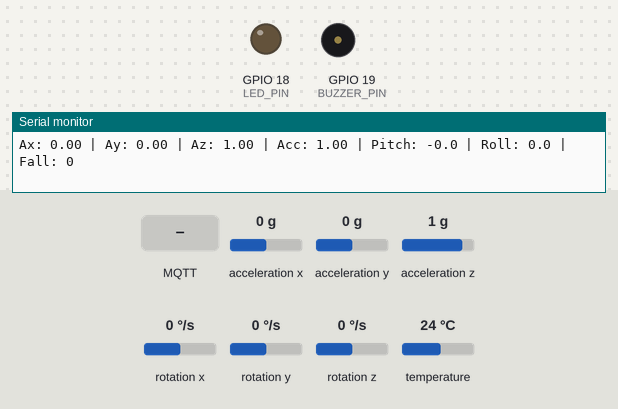
This sketch was run on a simulated ESP32. Parts: output pins drawn as LEDs (lit = HIGH), buzzer (waves = sounding, pin HIGH), the last lines printed to the serial monitor. The test bench sets the inputs (shaded band); at power-on: acceleration z 1 g, acceleration x 0 g, acceleration y 0 g, rotation x 0 °/s, rotation y 0 °/s, rotation z 0 °/s, temperature 24 °C. WiFi joins after 1.5 s; servers stay silent unless stated; no MQTT or app messages arrive unless stated.

Above: at 1.2 s.
1.3 s: acceleration z set to -1.4 g
At 1.45 s:
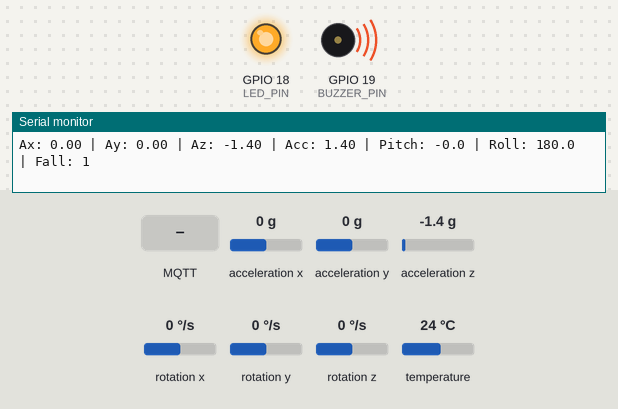
3.0 s: MQTT message "0" arrives on the first subscribed topic
4.5 s: MQTT message "on" arrives on the first subscribed topic
6.0 s: MQTT message "off" arrives on the first subscribed topic
Timing chart, 0 to 8.5 s (numbered marks = the images above; inputs shaded):
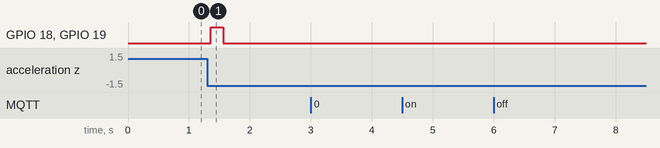

The sketch:

code.ino
```cpp
#include <Wire.h>
#include <WiFi.h>
#include <PubSubClient.h>
#include <Adafruit_MPU6050.h>
#include <Adafruit_Sensor.h>
#include <math.h>

// ================== KHAI BAO CHAN ==================
#define SDA_PIN 21
#define SCL_PIN 22
#define LED_PIN 18
#define BUZZER_PIN 19

// ================== WIFI ==================
const char* ssid = "Wokwi-GUEST";
const char* password = "";

// ================== MQTT ==================
const char* mqtt_server = "broker.emqx.io";
const int mqtt_port = 1883;

const char* TOPIC_DATA =
  "fall-detect/demo01/data";

const char* TOPIC_ALERT =
  "fall-detect/demo01/alert";

const char* TOPIC_CONTROL =
  "fall-detect/demo01/control";

WiFiClient espClient;
PubSubClient client(espClient);

// ================== CAM BIEN ==================
Adafruit_MPU6050 mpu;

// ================== CAU TRUC DU LIEU ==================
struct SensorData {
  float ax;
  float ay;
  float az;
  float acc;
  float pitch;
  float roll;
  bool fall;
};

// ================== FREERTOS QUEUE ==================
QueueHandle_t dataQueue;
QueueHandle_t dataAlert;

// ================== BIEN DIEU KHIEN ==================
volatile bool manualMode = false;
volatile bool manualLED = false;
volatile bool manualBuzzer = false;

// ================== HAM NHAN LENH MQTT ==================
int getJsonInt(const char* msg, const char* key, int def) {
  const char* p = strstr(msg, key);

  if (p == NULL) return def;

  p = strchr(p, ':');

  if (p == NULL) return def;

  return atoi(p + 1);
}

void mqttCallback(char* topic, byte* payload, unsigned int length) {

  char message[200];

  if (length >= sizeof(message)) return;

  memcpy(message, payload, length);
  message[length] = '\0';

  Serial.print("MQTT nhan: ");
  Serial.println(message);

  if (strcmp(topic, TOPIC_CONTROL) == 0) {

    if (strstr(message, "\"mode\":\"manual\"") != NULL ||
        strstr(message, "\"mode\": \"manual\"") != NULL) {

      manualMode = true;

      manualLED = getJsonInt(message, "\"led\"", 0);
      manualBuzzer = getJsonInt(message, "\"buzzer\"", 0);
    }

    else if (strstr(message, "\"mode\":\"auto\"") != NULL ||
             strstr(message, "\"mode\": \"auto\"") != NULL) {

      manualMode = false;
    }
  }
}

// ================== KET NOI WIFI ==================
void connectWiFi() {

  Serial.println("Dang ket noi WiFi...");

  WiFi.begin(ssid, password, 6);

  while (WiFi.status() != WL_CONNECTED) {
    vTaskDelay(pdMS_TO_TICKS(500));
    Serial.print(".");
  }

  Serial.println("\nWiFi da ket noi!");
  Serial.println(WiFi.localIP());
}

// ================== KET NOI MQTT ==================
void reconnectMQTT() {

  while (!client.connected()) {

    Serial.println("Dang ket noi MQTT...");

    String clientID = "ESP32-FALL-";
    clientID += String((uint32_t)ESP.getEfuseMac(), HEX);

    if (client.connect(clientID.c_str())) {

      Serial.println("MQTT connected!");

      client.subscribe(TOPIC_CONTROL);

    } else {

      Serial.print("MQTT loi: ");
      Serial.println(client.state());

      vTaskDelay(pdMS_TO_TICKS(2000));
    }
  }
}

// =====================================================
// TASK 1: DOC DU LIEU CAM BIEN - CORE 1
// =====================================================
void TaskReadData(void *pvParameters) {

  SensorData data;

  bool lastFallState = false;
  unsigned long lastImpactTime = 0;

  while (1) {

    sensors_event_t a, g, temp;

    mpu.getEvent(&a, &g, &temp);

    // Doc gia toc (don vi g)
    data.ax = a.acceleration.x / 9.80665;
    data.ay = a.acceleration.y / 9.80665;
    data.az = a.acceleration.z / 9.80665;

    // Tinh gia toc tong hop
    data.acc = sqrt(
      data.ax * data.ax +
      data.ay * data.ay +
      data.az * data.az
    );

    // Tinh goc nghieng (do)
    data.pitch = atan2(
      -data.ax,
      sqrt(data.ay * data.ay + data.az * data.az)
    ) * 180.0 / PI;

    data.roll = atan2(
      data.ay,
      data.az
    ) * 180.0 / PI;

    // Dieu kien gia toc bat thuong
    bool impact = (data.acc < 0.5 || data.acc > 2.5);

    if (impact) {
      lastImpactTime = millis();
    }

    // Dieu kien goc nghieng
    bool tilted = (
      fabs(data.pitch) > 55 ||
      fabs(data.roll) > 55
    );

    // Phat hien te nga trong khoang 1.5 giay
    data.fall = tilted &&
      (millis() - lastImpactTime < 1500);

    // Dua du lieu vao dataQueue
    xQueueSend(dataQueue, &data, 0);

    // Neu trang thai te nga thay doi
    if (data.fall != lastFallState) {

      xQueueSend(dataAlert, &data.fall, 0);

      lastFallState = data.fall;
    }

    // Hien thi Serial
    Serial.printf(
      "Ax: %.2f | Ay: %.2f | Az: %.2f | Acc: %.2f | Pitch: %.1f | Roll: %.1f | Fall: %d\n",
      data.ax,
      data.ay,
      data.az,
      data.acc,
      data.pitch,
      data.roll,
      data.fall
    );

    vTaskDelay(pdMS_TO_TICKS(100));
  }
}

// =====================================================
// TASK 2: TRUYEN DU LIEU MQTT - CORE 0
// =====================================================
void TaskTransmitData(void *pvParameters) {

  SensorData data;

  bool lastPublishedFall = false;

  connectWiFi();

  client.setServer(mqtt_server, mqtt_port);
  client.setCallback(mqttCallback);

  while (1) {

    if (WiFi.status() != WL_CONNECTED) {
      connectWiFi();
    }

    if (!client.connected()) {
      reconnectMQTT();
    }

    client.loop();

    // Lay du lieu tu dataQueue
    if (xQueueReceive(
      dataQueue,
      &data,
      pdMS_TO_TICKS(100)
    ) == pdTRUE) {

      char payload[300];

      snprintf(
        payload,
        sizeof(payload),
        "{\"ax\":%.2f,\"ay\":%.2f,\"az\":%.2f,\"acc\":%.2f,\"pitch\":%.2f,\"roll\":%.2f,\"fall\":%d}",
        data.ax,
        data.ay,
        data.az,
        data.acc,
        data.pitch,
        data.roll,
        data.fall
      );

      // Gui du lieu len MQTT
      client.publish(TOPIC_DATA, payload);

      // Gui trang thai canh bao khi thay doi
      if (data.fall != lastPublishedFall) {

        client.publish(
          TOPIC_ALERT,
          data.fall ? "1" : "0"
        );

        lastPublishedFall = data.fall;
      }
    }

    vTaskDelay(pdMS_TO_TICKS(10));
  }
}

// =====================================================
// TASK 3: DIEU KHIEN CANH BAO - CORE 1
// =====================================================
void TaskWarning(void *pvParameters) {

  bool alertState = false;

  bool ledState;
  bool buzzerState;

  bool newAlert;

  while (1) {

    // Nhan du lieu tu dataAlert
    if (xQueueReceive(
      dataAlert,
      &newAlert,
      pdMS_TO_TICKS(50)
    ) == pdTRUE) {

      alertState = newAlert;
    }

    // Chon che do dieu khien
    if (manualMode) {

      ledState = manualLED;
      buzzerState = manualBuzzer;

    } else {

      ledState = alertState;
      buzzerState = alertState;
    }

    // Dieu khien LED va Buzzer
    digitalWrite(LED_PIN, ledState);
    digitalWrite(BUZZER_PIN, buzzerState);

    vTaskDelay(pdMS_TO_TICKS(20));
  }
}

// =====================================================
// SETUP
// =====================================================
void setup() {

  Serial.begin(115200);

  pinMode(LED_PIN, OUTPUT);
  pinMode(BUZZER_PIN, OUTPUT);

  digitalWrite(LED_PIN, LOW);
  digitalWrite(BUZZER_PIN, LOW);

  // Khoi tao I2C
  Wire.begin(SDA_PIN, SCL_PIN);

  // Khoi tao MPU6050
  if (!mpu.begin(0x68)) {

    Serial.println("Khong tim thay MPU6050!");

    while (1) {
      delay(100);
    }
  }

  Serial.println("MPU6050 da san sang!");

  mpu.setAccelerometerRange(MPU6050_RANGE_8_G);
  mpu.setGyroRange(MPU6050_RANGE_500_DEG);
  mpu.setFilterBandwidth(MPU6050_BAND_21_HZ);

  // Tao Queue
  dataQueue = xQueueCreate(
    10,
    sizeof(SensorData)
  );

  dataAlert = xQueueCreate(
    5,
    sizeof(bool)
  );

  if (dataQueue == NULL || dataAlert == NULL) {
    Serial.println("Loi tao Queue!");
    while (1) delay(100);
  }

  // Tao Task doc du lieu - Core 1
  xTaskCreatePinnedToCore(
    TaskReadData,
    "ReadData",
    4096,
    NULL,
    2,
    NULL,
    1
  );

  // Tao Task truyen du lieu - Core 0
  xTaskCreatePinnedToCore(
    TaskTransmitData,
    "TransmitData",
    8192,
    NULL,
    1,
    NULL,
    0
  );

  // Tao Task canh bao - Core 1
  xTaskCreatePinnedToCore(
    TaskWarning,
    "Warning",
    4096,
    NULL,
    2,
    NULL,
    1
  );

  Serial.println("He thong Fall Detection da khoi dong!");
}

void loop() {

  vTaskDelay(pdMS_TO_TICKS(1000));

}
```

Measured:
- after the input at 1.3 s, GPIO 18 (LED_PIN), GPIO 19 (BUZZER_PIN): LOW → HIGH after 0.05 s, → LOW 0.21 s later
